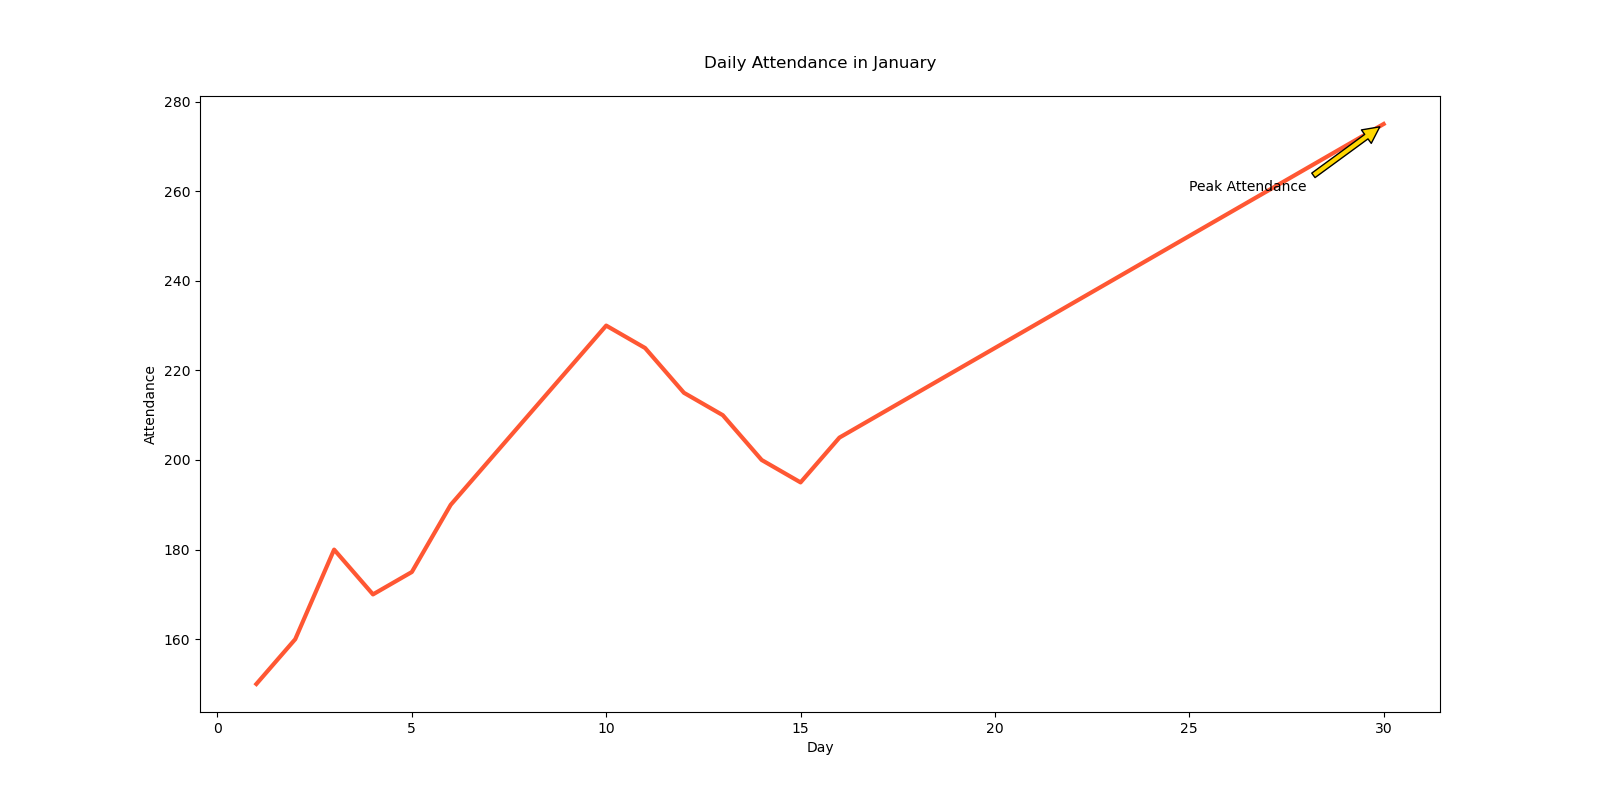

Write Python code to recreate this figure.

import matplotlib.pyplot as plt

days = list(range(1, 31))
attendance = [150, 160, 180, 170, 175, 190, 200, 210, 220, 230, 225, 215, 210, 200, 195, 205, 210, 215, 220, 225, 230, 235, 240, 245, 250, 255, 260, 265, 270, 275]

plt.figure(figsize=(16, 8))

plt.plot(days, attendance, color='#FF5733', linewidth=3)

plt.annotate('Peak Attendance', xy=(30, 275), xytext=(25, 260),
             arrowprops=dict(facecolor='#FFD700', shrink=0.05))

plt.title('Daily Attendance in January', pad=20)
plt.xlabel('Day')
plt.ylabel('Attendance')

plt.show()
